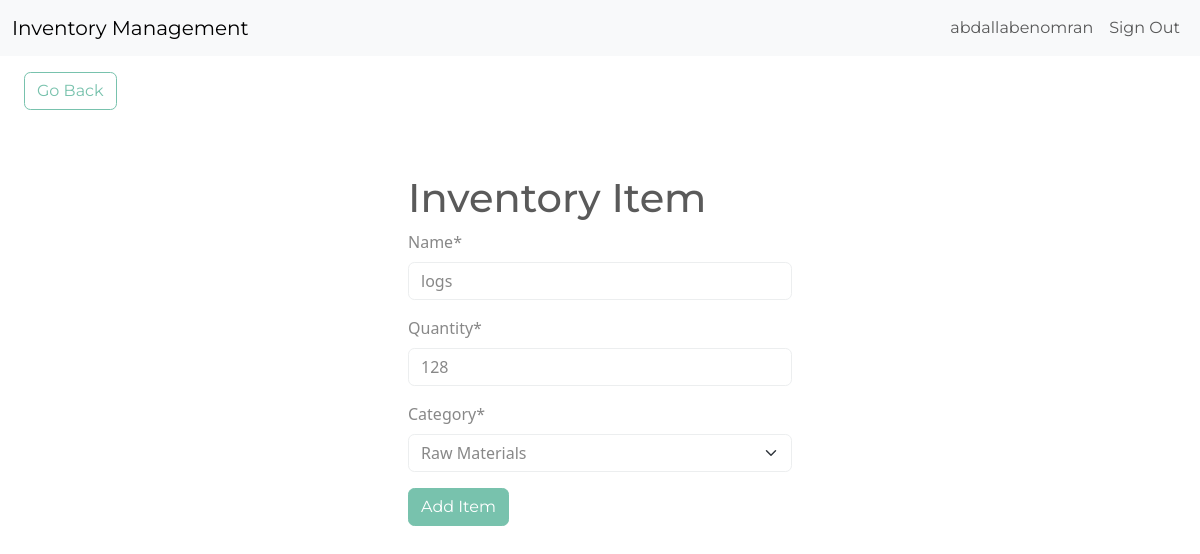
The app's page /edit-item/8 (signed in) with its own data.
### inventory/models.py (models this page shows, shortened)
class InventoryItem(models.Model):
    name = models.CharField(max_length=200)
    quantity = models.IntegerField()
    category = models.ForeignKey('Category', on_delete=models.SET_NULL, blank=True, null=True)
    date_created = models.DateTimeField(auto_now_add=True)
    user = models.ForeignKey(User, on_delete=models.CASCADE)

class Category(models.Model):
    name = models.CharField(max_length=200)
    class Meta:
        verbose_name_plural = "categories"
    def __str__(self):
        return self.name

### inventory/views.py (the view)
# urls.py: path('edit-item/<int:pk>', EditItem.as_view(), name='edit-item'),
class EditItem(LoginRequiredMixin, UpdateView):
    model = InventoryItem
    form_class = InventoryItemForm
    template_name = "inventory/item_form.html"
    success_url = reverse_lazy("dashboard")

### inventory/forms.py
class InventoryItemForm(forms.ModelForm):
    category = forms.ModelChoiceField(queryset=Category.objects.all(), initial=0)
    class Meta:
        model = InventoryItem
        fields = ['name', 'quantity', 'category', ]

### inventory/templates/inventory/item_form.html (shortened to what this page needs)
{% extends "inventory/base.html" %}
{% load crispy_forms_tags %}
{% block content %}
    <a href="{% url 'dashboard' %}"
       class="btn btn-outline-primary my-3 mx-4">Go Back</a>
    <div class="row">
        <div class="col-11 col-md-4 mx-auto mt-5">
            <h1>Inventory Item</h1>
            <form method="POST">
                {{ form|crispy }}
                <div class="mt-3">
                    <button class="btn btn-primary">Add Item</button>
                </div>
            </form>
        </div>
    </div>
{% endblock content %}

### inventory/templates/inventory/navigation.html (shortened to what this page needs)
<nav class="navbar navbar-expand-lg bg-light">
    <div class="container-fluid">
        <a class="navbar-brand" href="{% url 'index' %}">Inventory Management</a>
        <div class="collapse navbar-collapse justify-content-end" id="navbarNav">
            <ul class="navbar-nav">
                {% if user.is_authenticated %}
                    <li class="nav-item">
                        <a class="nav-link" href="#">{{ user.username }}</a>
                    </li>
                    <li class="nav-item">
                        <form action="{% url 'logout' %}" method="post">
                            <button type="submit"
                                    class="nav-link"
                                    style="color: var(--bs-nav-link-color)">Sign Out</button>
                        </form>
                    </li>
                {% endif %}
            </ul>
        </div>
    </div>
</nav>

### records on screen
InventoryItem: name "logs", quantity "128", category "Raw Materials"

### other values on screen
{{ user.username }} "abdallabenomran"
